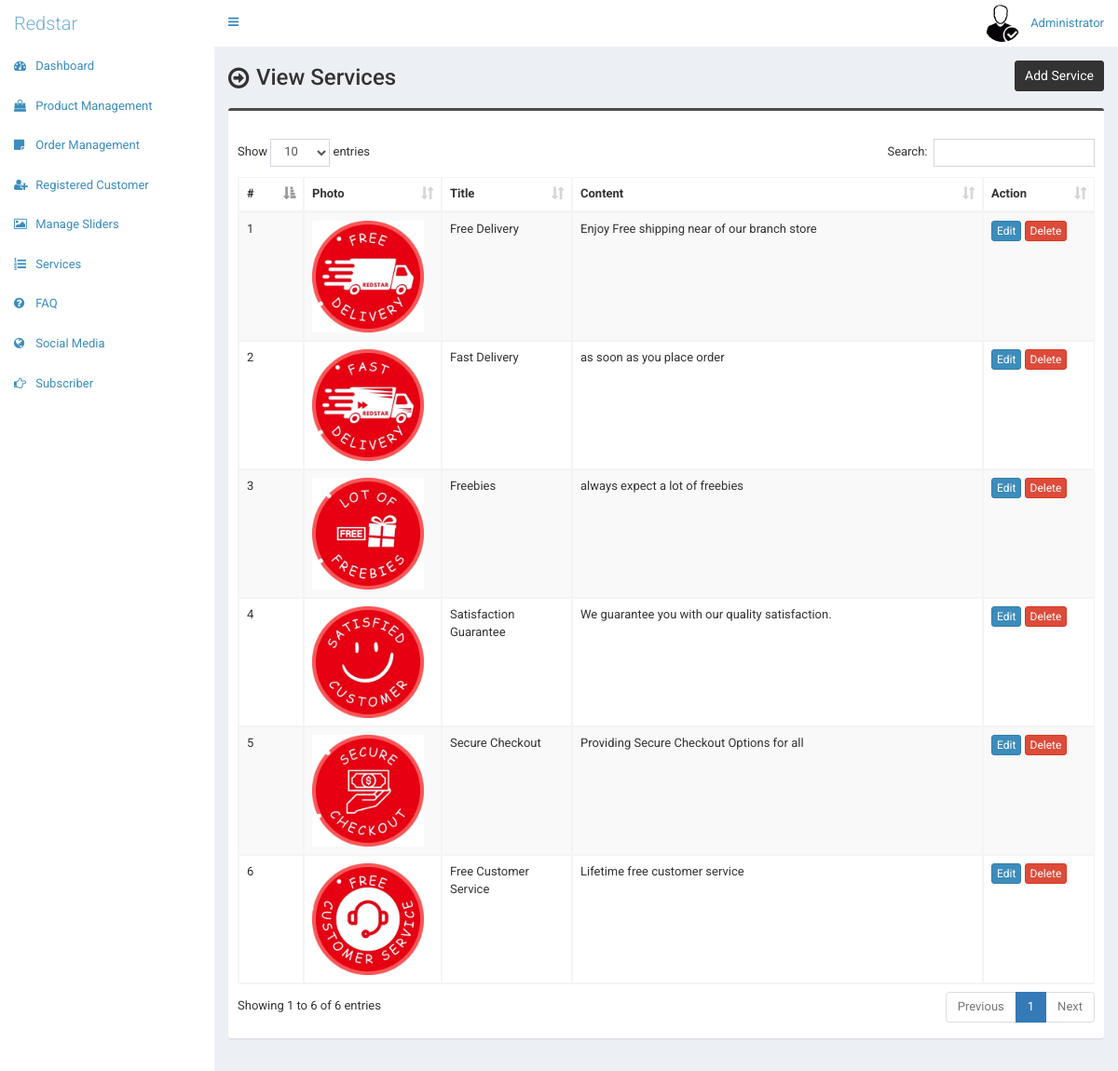
Screenshot of /admin/service.php (signed in) with the database file from the repository.
### tables this page shows
CREATE TABLE `tbl_service` (
  `id` int(11) NOT NULL,
  `title` varchar(255) NOT NULL,
  `content` text NOT NULL,
  `photo` varchar(255) NOT NULL
);

### admin/service.php (the view, shortened to what this page needs)
<?php require_once('header.php'); ?>
<section class="content-header">
	<div class="content-header-left">
		<h1>View Services</h1>
	</div>
	<div class="content-header-right">
		<a href="service-add.php" class="btn btn-primary btn-sm">Add Service</a>
	</div>
</section>
<section class="content">
	<div class="row">
		<div class="col-md-12">
			<div class="box box-info">
				<div class="box-body table-responsive">
					<table id="example1" class="table table-bordered table-hover table-striped">
						<thead>
							<tr>
								<th width="30">#</th>
								<th>Photo</th>
								<th width="100">Title</th>
								<th>Content</th>
								<th width="80">Action</th>
							</tr>
						</thead>
						<tbody>
							<?php
							$i=0;
							$statement = $pdo->prepare("SELECT * FROM tbl_service");
							$statement->execute();
							$result = $statement->fetchAll(PDO::FETCH_ASSOC);
							foreach ($result as $row) {
								$i++;
								?>
								<tr>
									<td><?php echo $i; ?></td>
									<td style="width:130px;"><img src="../assets/uploads/<?php echo $row['photo']; ?>" alt="<?php echo $row['title']; ?>" style="width:120px;"></td>
									<td><?php echo $row['title']; ?></td>
									<td><?php echo $row['content']; ?></td>
									<td>
										<a href="service-edit.php?id=<?php echo $row['id']; ?>" class="btn btn-primary btn-xs">Edit</a>
										<a href="#" class="btn btn-danger btn-xs" data-href="service-delete.php?id=<?php echo $row['id']; ?>" data-toggle="modal" data-target="#confirm-delete">Delete</a>
									</td>
								</tr>
								<?php
							}
							?>
						</tbody>
					</table>
				</div>
			</div>
		</div>
	</div>
</section>
<?php require_once('footer.php'); ?>

### admin/style.css (style rules this page uses)
body { font-size: 13px; font-family: "Roboto", sans-serif; }
.content-header > h1, .content-header .content-header-left h1 { font-family: "Roboto", sans-serif; }
.box-info { padding-top: 20px; }
.content-header { overflow: hidden; }
.content-header .content-header-left { float: left; padding-top: 5px; }
.content-header .content-header-right { float: right; }
.content-header .content-header-left h1 { margin-top: 0; margin-bottom: 0; padding-left: 30px; padding-bottom: 5px; font-size: 24px; position: relative; }
.content-header .content-header-left h1:before { position: absolute; top: 0; left: 0; font-family: "FontAwesome", sans-serif; font-size: 26px; content: "\f18e"; }
.content-header .content-header-right a { position: relative; font-size: 14px; }
.box.box-info { border-top-color: #4c4c4c; }
.content-header .content-header-right a { background-color: #333333; border-color: #333333; }

### rows the page displays
tbl_service: photo (picture), title "Free Delivery", content "Enjoy Free shipping near of our branch store"
tbl_service: photo (picture), title "Fast Delivery", content "as soon as you place order"
tbl_service: photo (picture), title "Freebies", content "always expect a lot of freebies"
tbl_service: photo (picture), title "Satisfaction Guarantee", content "We guarantee you with our quality satisfaction."
tbl_service: photo (picture), title "Secure Checkout", content "Providing Secure Checkout Options for all"
tbl_service: photo (picture), title "Free Customer Service", content "Lifetime free customer service"

### other values shown
$_SESSION['user']['full_name'] "Administrator"
